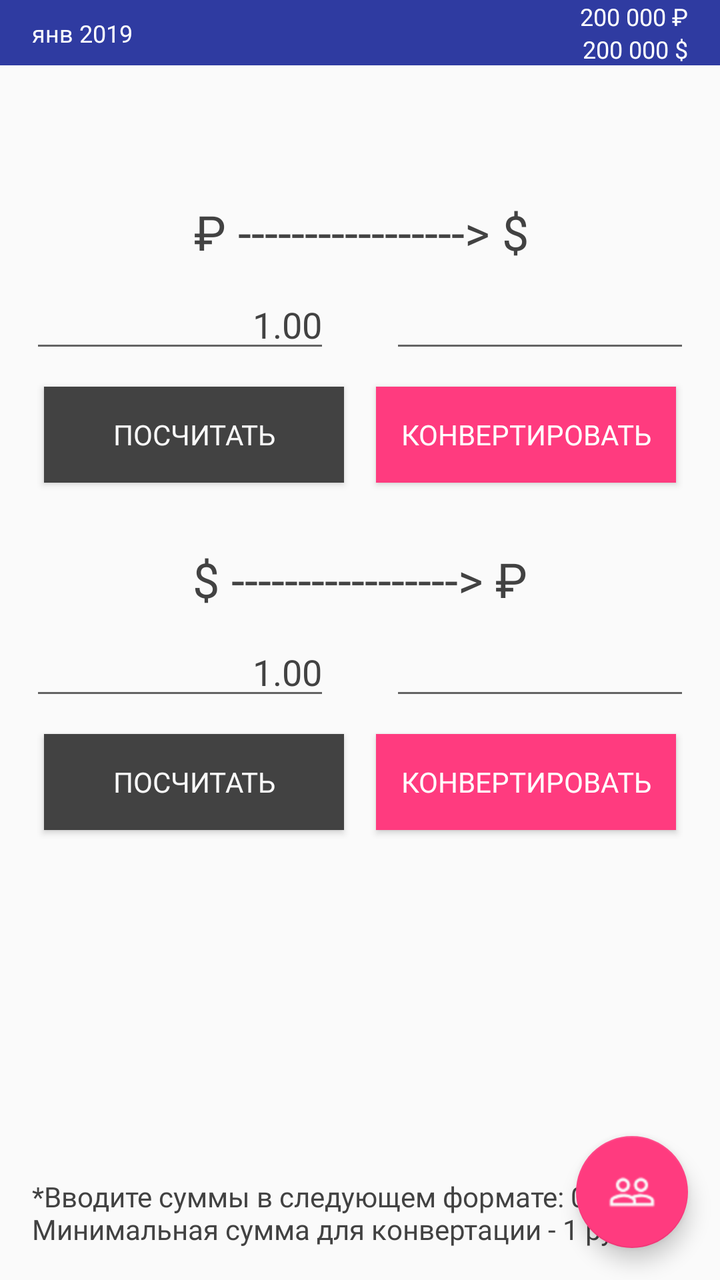
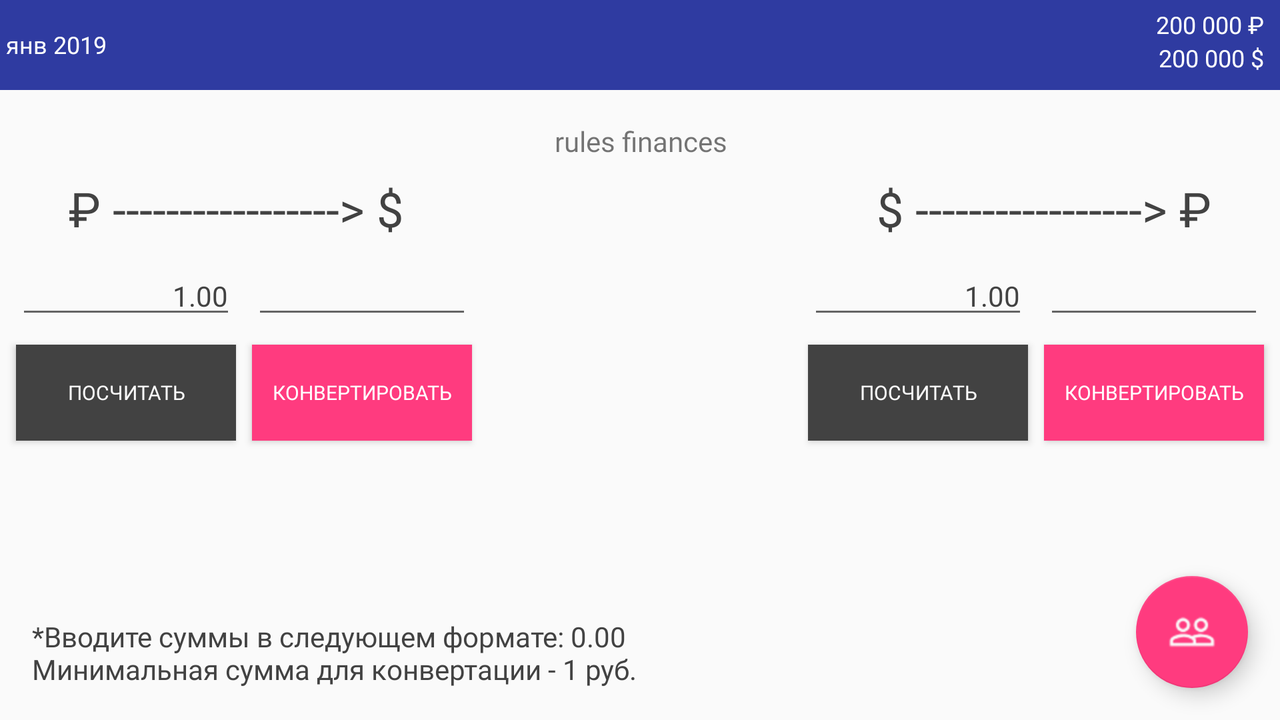

First picture: res/layout/ on a phone held upright. Second picture: the repository's own variant of that layout, on a device whose configuration matches the variant's folder. Source for both follows.
<!-- AndroidManifest.xml: application theme AppTheme -->
<!-- res/layout/activity_finances.xml -->
<?xml version="1.0" encoding="utf-8"?>
<android.support.constraint.ConstraintLayout xmlns:android="http://schemas.android.com/apk/res/android"
    xmlns:app="http://schemas.android.com/apk/res-auto"
    xmlns:tools="http://schemas.android.com/tools"
    android:layout_width="match_parent"
    android:layout_height="match_parent"
    android:background="@color/lightBlue"
    tools:context=".Finances">

    <TextView
        android:id="@+id/fin_header2"
        android:layout_width="wrap_content"
        android:layout_height="wrap_content"
        android:layout_marginStart="8dp"
        android:layout_marginTop="16dp"
        android:layout_marginEnd="8dp"
        android:fontFamily="@font/roboto_light"
        android:text="₽ -----------------> $"
        android:textAppearance="@style/TextAppearance.AppCompat.Large"
        android:textColor="@color/cardview_dark_background"
        android:textSize="24sp"
        app:layout_constraintEnd_toEndOf="parent"
        app:layout_constraintHorizontal_bias="0.504"
        app:layout_constraintStart_toStartOf="parent"
        app:layout_constraintTop_toBottomOf="@+id/tv_rules_finances" />

    <TextView
        android:id="@+id/fin_header3"
        android:layout_width="wrap_content"
        android:layout_height="wrap_content"
        android:layout_marginStart="8dp"
        android:layout_marginTop="32dp"
        android:layout_marginEnd="8dp"
        android:fontFamily="@font/roboto_light"
        android:text="$ -----------------> ₽"
        android:textAppearance="@style/TextAppearance.AppCompat.Large"
        android:textColor="@color/cardview_dark_background"
        android:textSize="24sp"
        app:layout_constraintEnd_toEndOf="parent"
        app:layout_constraintStart_toStartOf="parent"
        app:layout_constraintTop_toBottomOf="@+id/btn_rub_to_dol" />

    <android.support.constraint.ConstraintLayout
        android:id="@+id/constraintLayout"
        android:layout_width="0dp"
        android:layout_height="wrap_content"
        android:background="@color/colorPrimaryDark"
        app:layout_constraintEnd_toEndOf="parent"
        app:layout_constraintHorizontal_bias="0.0"
        app:layout_constraintStart_toStartOf="parent"
        app:layout_constraintTop_toTopOf="parent">

        <TextView
            android:id="@+id/date"
            android:layout_width="wrap_content"
            android:layout_height="wrap_content"
            android:layout_marginStart="16dp"
            android:layout_marginTop="8dp"
            android:layout_marginBottom="8dp"
            android:fontFamily="@font/roboto_medium"
            android:textAppearance="@style/TextAppearance.AppCompat"
            android:textColor="@color/cardview_light_background"
            android:textSize="12sp"
            app:layout_constraintBottom_toBottomOf="parent"
            app:layout_constraintStart_toStartOf="parent"
            app:layout_constraintTop_toTopOf="parent"
            tools:text="янв 2019" />

        <TextView
            android:id="@+id/moneyD"
            android:layout_width="wrap_content"
            android:layout_height="wrap_content"
            android:layout_marginEnd="16dp"
            android:fontFamily="@font/roboto_medium"
            android:textAppearance="@style/TextAppearance.AppCompat"
            android:textColor="@color/cardview_light_background"
            android:textSize="12sp"
            app:layout_constraintBottom_toBottomOf="parent"
            app:layout_constraintEnd_toEndOf="parent"
            app:layout_constraintTop_toBottomOf="@id/moneyR"
            app:layout_constraintVertical_bias="0.0"
            tools:text="200 000 $" />

        <TextView
            android:id="@+id/moneyR"
            android:layout_width="wrap_content"
            android:layout_height="wrap_content"
            android:layout_marginEnd="16dp"
            android:fontFamily="@font/roboto_medium"
            android:textAppearance="@style/TextAppearance.AppCompat"
            android:textColor="@color/cardview_light_background"
            android:textSize="12sp"
            app:layout_constraintEnd_toEndOf="parent"
            app:layout_constraintTop_toTopOf="parent"
            tools:text="200 000 ₽" />
    </android.support.constraint.ConstraintLayout>

    <EditText
        android:id="@+id/et_rub_to_convert"
        android:layout_width="150sp"
        android:layout_height="wrap_content"
        android:layout_marginStart="8dp"
        android:layout_marginTop="8dp"
        android:layout_marginEnd="8dp"
        android:ems="10"
        android:fontFamily="@font/roboto_light"
        android:inputType="text"
        android:text="1.00"
        android:textAlignment="textEnd"
        android:textColor="@color/cardview_dark_background"
        android:textSize="18sp"
        app:layout_constraintEnd_toStartOf="@+id/guideline2"
        app:layout_constraintStart_toStartOf="parent"
        app:layout_constraintTop_toBottomOf="@+id/fin_header2" />

    <EditText
        android:id="@+id/et_dol_to_convert"
        android:layout_width="150sp"
        android:layout_height="wrap_content"
        android:layout_marginStart="8dp"
        android:layout_marginTop="8dp"
        android:layout_marginEnd="8dp"
        android:ems="10"
        android:fontFamily="@font/roboto_light"
        android:inputType="text"
        android:text="1.00"
        android:textAlignment="textEnd"
        android:textColor="@color/cardview_dark_background"
        app:layout_constraintEnd_toStartOf="@+id/guideline2"
        app:layout_constraintStart_toStartOf="parent"
        app:layout_constraintTop_toBottomOf="@+id/fin_header3" />

    <EditText
        android:id="@+id/et_rub_converted"
        android:layout_width="150sp"
        android:layout_height="wrap_content"
        android:layout_marginStart="8dp"
        android:layout_marginTop="8dp"
        android:layout_marginEnd="8dp"
        android:ems="10"
        android:fontFamily="@font/roboto_light"
        android:inputType="text"
        android:textColor="@color/cardview_dark_background"
        app:layout_constraintEnd_toEndOf="parent"
        app:layout_constraintStart_toStartOf="@+id/guideline2"
        app:layout_constraintTop_toBottomOf="@+id/fin_header3" />

    <EditText
        android:id="@+id/et_dol_converted"
        android:layout_width="150sp"
        android:layout_height="wrap_content"
        android:layout_marginStart="8dp"
        android:layout_marginTop="8dp"
        android:layout_marginEnd="8dp"
        android:ems="10"
        android:fontFamily="@font/roboto_light"
        android:inputType="text"
        android:textColor="@color/cardview_dark_background"
        app:layout_constraintEnd_toEndOf="parent"
        app:layout_constraintStart_toStartOf="@+id/guideline2"
        app:layout_constraintTop_toBottomOf="@+id/fin_header2" />

    <android.support.constraint.Guideline
        android:id="@+id/guideline2"
        android:layout_width="wrap_content"
        android:layout_height="wrap_content"
        android:orientation="vertical"
        app:layout_constraintGuide_percent="0.5" />

    <Button
        android:id="@+id/btn_rub_to_dol"
        android:layout_width="150sp"
        android:layout_height="wrap_content"
        android:layout_marginStart="8dp"
        android:layout_marginTop="12dp"
        android:background="@drawable/ripple_effect"
        android:fontFamily="@font/roboto_medium"
        android:text=" Конвертировать "
        android:textAlignment="center"
        android:textColor="@color/cardview_light_background"
        android:textSize="14sp"
        app:layout_constraintStart_toStartOf="@+id/guideline2"
        app:layout_constraintTop_toBottomOf="@+id/et_dol_converted" />

    <Button
        android:id="@+id/btn_dol_to_rub"
        android:layout_width="150sp"
        android:layout_height="wrap_content"
        android:layout_marginStart="8dp"
        android:layout_marginTop="12dp"
        android:background="@drawable/ripple_effect"
        android:fontFamily="@font/roboto_medium"
        android:text=" Конвертировать "
        android:textColor="@color/cardview_light_background"
        android:textSize="14sp"
        app:layout_constraintStart_toStartOf="@+id/guideline2"
        app:layout_constraintTop_toBottomOf="@+id/et_rub_converted" />

    <Button
        android:id="@+id/btn_rub_to_dol_count"
        android:layout_width="150sp"
        android:layout_height="wrap_content"
        android:layout_marginTop="12dp"
        android:layout_marginEnd="8dp"
        android:background="@drawable/ripple_dark"
        android:fontFamily="@font/roboto_medium"
        android:text="Посчитать"
        android:textColor="@color/lightBlue"
        android:textSize="14sp"
        app:layout_constraintEnd_toStartOf="@+id/guideline2"
        app:layout_constraintTop_toBottomOf="@+id/et_dol_converted" />

    <Button
        android:id="@+id/btn_dol_to_rub_count"
        android:layout_width="150sp"
        android:layout_height="wrap_content"
        android:layout_marginTop="12dp"
        android:layout_marginEnd="8dp"
        android:background="@drawable/ripple_dark"
        android:fontFamily="@font/roboto_medium"
        android:text="Посчитать"
        android:textAlignment="center"
        android:textColor="@color/lightBlue"
        android:textSize="14sp"
        app:layout_constraintEnd_toStartOf="@+id/guideline2"
        app:layout_constraintTop_toBottomOf="@+id/et_rub_converted" />

    <TextView
        android:id="@+id/tv_rules_finances"
        android:layout_width="wrap_content"
        android:layout_height="wrap_content"
        android:layout_marginStart="8dp"
        android:layout_marginTop="32dp"
        android:layout_marginEnd="8dp"
        android:fontFamily="@font/roboto"
        android:textAlignment="center"
        app:layout_constraintEnd_toEndOf="parent"
        app:layout_constraintHorizontal_bias="0.501"
        app:layout_constraintStart_toStartOf="parent"
        app:layout_constraintTop_toBottomOf="@+id/constraintLayout" />

    <TextView
        android:id="@+id/tv_info"
        android:layout_width="0dp"
        android:layout_height="wrap_content"
        android:layout_marginStart="16dp"
        android:layout_marginBottom="16dp"
        android:fontFamily="@font/roboto_light"
        android:text="*Вводите суммы в следующем формате: 0.00 \nМинимальная сумма для конвертации - 1 руб."
        android:textAlignment="textStart"
        android:textColor="@color/cardview_dark_background"
        app:layout_constraintBottom_toBottomOf="parent"
        app:layout_constraintStart_toStartOf="parent" />

    <android.support.design.widget.FloatingActionButton
        android:id="@+id/btnToPeople"
        android:layout_width="wrap_content"
        android:layout_height="wrap_content"
        android:layout_marginEnd="16dp"
        android:layout_marginBottom="16dp"
        android:clickable="true"
        android:tint="@color/lightBlue"
        app:backgroundTint="@color/colorAccent"
        app:layout_constraintBottom_toBottomOf="parent"
        app:layout_constraintEnd_toEndOf="parent"
        app:srcCompat="@drawable/people_icon" />

</android.support.constraint.ConstraintLayout>
<!-- resources referenced by this layout -->
<resources>
  <color name="colorAccent">#ff3b7f</color>
  <color name="colorPrimaryDark">#2f3ba1</color>
  <color name="lightBlue">#fafafa</color>
  <!-- drawable people_icon: png bitmap (drawable-hdpi, 639 bytes) -->
  <!-- drawable ripple_dark (drawable) -->
  <?xml version="1.0" encoding="utf-8"?>
  <ripple xmlns:android="http://schemas.android.com/apk/res/android"
  
      android:color="@color/colorAccent">
      <item>
          <shape android:shape="rectangle">
              <solid android:color="@color/cardview_dark_background" />
          </shape>
      </item>
  </ripple>
  <!-- drawable ripple_effect (drawable) -->
  <?xml version="1.0" encoding="utf-8"?>
  <ripple xmlns:android="http://schemas.android.com/apk/res/android"
      android:color="@color/cardview_light_background">
      <item>
          <shape android:shape="rectangle">
              <solid android:color="@color/colorAccent" />
          </shape>
      </item>
  </ripple>
  <style name="AppTheme" parent="Theme.AppCompat.Light.NoActionBar">
          
          <item name="colorPrimary">@color/colorPrimary</item>
          <item name="colorPrimaryDark">@color/colorPrimaryDark</item>
          <item name="colorAccent">@color/colorPrimaryDark</item>
      </style>
  <color name="colorPrimary">#3e4eb8</color>
</resources>
<!-- res/layout-land/activity_finances.xml (the repository's variant of the layout above) -->
<!-- drawn on the phone turned sideways -->
<?xml version="1.0" encoding="utf-8"?>
<android.support.constraint.ConstraintLayout xmlns:android="http://schemas.android.com/apk/res/android"
    xmlns:app="http://schemas.android.com/apk/res-auto"
    xmlns:tools="http://schemas.android.com/tools"
    android:layout_width="match_parent"
    android:layout_height="match_parent"
    tools:context=".Finances">

    <TextView
        android:id="@+id/fin_header2"
        android:layout_width="wrap_content"
        android:layout_height="wrap_content"
        android:layout_marginStart="8dp"
        android:layout_marginTop="8dp"
        android:layout_marginEnd="8dp"
        android:fontFamily="@font/roboto_light"
        android:text="₽ -----------------> $"
        android:textAppearance="@style/TextAppearance.AppCompat.Large"
        android:textColor="@color/cardview_dark_background"
        android:textSize="24sp"
        app:layout_constraintEnd_toEndOf="@+id/et_dol_converted"
        app:layout_constraintStart_toStartOf="parent"
        app:layout_constraintTop_toBottomOf="@+id/tv_rules_finances" />

    <TextView
        android:id="@+id/fin_header3"
        android:layout_width="wrap_content"
        android:layout_height="wrap_content"
        android:layout_marginStart="8dp"
        android:layout_marginTop="8dp"
        android:layout_marginEnd="8dp"
        android:fontFamily="@font/roboto_light"
        android:text="$ -----------------> ₽"
        android:textAppearance="@style/TextAppearance.AppCompat.Large"
        android:textColor="@color/cardview_dark_background"
        android:textSize="24sp"
        app:layout_constraintEnd_toEndOf="parent"
        app:layout_constraintStart_toStartOf="@+id/et_dol_to_convert"
        app:layout_constraintTop_toBottomOf="@+id/tv_rules_finances" />

    <TextView
        android:id="@+id/date"
        android:layout_width="0dp"
        android:layout_height="45dp"
        android:background="@color/colorPrimaryDark"
        android:fontFamily="@font/roboto_medium"
        android:textAppearance="@style/TextAppearance.AppCompat"
        android:textColor="@color/cardview_light_background"
        android:textSize="12sp"
        app:layout_constraintEnd_toEndOf="parent"
        app:layout_constraintStart_toStartOf="parent"
        app:layout_constraintTop_toTopOf="parent"
        tools:text="\n янв 2019" />

    <TextView
        android:id="@+id/moneyD"
        android:layout_width="wrap_content"
        android:layout_height="wrap_content"
        android:layout_marginEnd="8dp"
        android:layout_marginBottom="8dp"
        android:fontFamily="@font/roboto_medium"
        android:textAppearance="@style/TextAppearance.AppCompat"
        android:textColor="@color/cardview_light_background"
        android:textSize="12sp"
        app:layout_constraintBottom_toBottomOf="@+id/date"
        app:layout_constraintEnd_toEndOf="parent"
        app:layout_constraintTop_toBottomOf="@id/moneyR"
        tools:text="200 000 $" />

    <TextView
        android:id="@+id/moneyR"
        android:layout_width="wrap_content"
        android:layout_height="wrap_content"
        android:layout_marginTop="4dp"
        android:layout_marginEnd="8dp"
        android:fontFamily="@font/roboto_medium"
        android:textAppearance="@style/TextAppearance.AppCompat"
        android:textColor="@color/cardview_light_background"
        android:textSize="12sp"
        app:layout_constraintEnd_toEndOf="parent"
        app:layout_constraintTop_toTopOf="parent"
        tools:text="200 000 ₽" />

    <EditText
        android:id="@+id/et_rub_to_convert"
        android:layout_width="110dp"
        android:layout_height="wrap_content"
        android:layout_marginStart="8dp"
        android:layout_marginTop="8dp"
        android:ems="10"
        android:fontFamily="@font/roboto_light"
        android:inputType="text"
        android:text="1.00"
        android:textAlignment="textEnd"
        android:textColor="@color/cardview_dark_background"
        android:textSize="14sp"
        app:layout_constraintStart_toStartOf="parent"
        app:layout_constraintTop_toBottomOf="@+id/fin_header2" />

    <EditText
        android:id="@+id/et_dol_to_convert"
        android:layout_width="110sp"
        android:layout_height="wrap_content"
        android:layout_marginTop="8dp"
        android:layout_marginEnd="8dp"
        android:ems="10"
        android:fontFamily="@font/roboto_light"
        android:inputType="text"
        android:text="1.00"
        android:textAlignment="textEnd"
        android:textColor="@color/cardview_dark_background"
        android:textSize="14sp"
        app:layout_constraintEnd_toStartOf="@+id/et_rub_converted"
        app:layout_constraintTop_toBottomOf="@+id/fin_header3" />

    <EditText
        android:id="@+id/et_rub_converted"
        android:layout_width="110sp"
        android:layout_height="wrap_content"
        android:layout_marginTop="8dp"
        android:layout_marginEnd="8dp"
        android:ems="10"
        android:fontFamily="@font/roboto_light"
        android:inputType="text"
        android:textColor="@color/cardview_dark_background"
        android:textSize="14sp"
        app:layout_constraintEnd_toEndOf="parent"
        app:layout_constraintTop_toBottomOf="@+id/fin_header3" />

    <EditText
        android:id="@+id/et_dol_converted"
        android:layout_width="110sp"
        android:layout_height="wrap_content"
        android:layout_marginStart="8dp"
        android:layout_marginTop="8dp"
        android:ems="10"
        android:fontFamily="@font/roboto_light"
        android:inputType="text"
        android:textColor="@color/cardview_dark_background"
        android:textSize="14sp"
        app:layout_constraintStart_toEndOf="@+id/et_rub_to_convert"
        app:layout_constraintTop_toBottomOf="@+id/fin_header2" />

    <Button
        android:id="@+id/btn_rub_to_dol"
        android:layout_width="110sp"
        android:layout_height="wrap_content"
        android:layout_marginStart="8dp"
        android:layout_marginTop="8dp"
        android:background="@drawable/ripple_effect"
        android:fontFamily="@font/roboto_medium"
        android:text=" Конвертировать "
        android:textAlignment="center"
        android:textColor="@color/cardview_light_background"
        android:textSize="10sp"
        app:layout_constraintStart_toEndOf="@+id/btn_rub_to_dol_count"
        app:layout_constraintTop_toBottomOf="@+id/et_dol_converted" />

    <Button
        android:id="@+id/btn_dol_to_rub"
        android:layout_width="110sp"
        android:layout_height="wrap_content"
        android:layout_marginTop="8dp"
        android:layout_marginEnd="8dp"
        android:background="@drawable/ripple_effect"
        android:fontFamily="@font/roboto_medium"
        android:text=" Конвертировать "
        android:textColor="@color/cardview_light_background"
        android:textSize="10sp"
        app:layout_constraintEnd_toEndOf="parent"
        app:layout_constraintTop_toBottomOf="@+id/et_rub_converted" />

    <Button
        android:id="@+id/btn_rub_to_dol_count"
        android:layout_width="110sp"
        android:layout_height="wrap_content"
        android:layout_marginStart="8dp"
        android:layout_marginTop="8dp"
        android:background="@drawable/ripple_dark"
        android:fontFamily="@font/roboto_medium"
        android:text="Посчитать"
        android:textColor="@color/lightBlue"
        android:textSize="10sp"
        app:layout_constraintStart_toStartOf="parent"
        app:layout_constraintTop_toBottomOf="@+id/et_dol_converted" />

    <Button
        android:id="@+id/btn_dol_to_rub_count"
        android:layout_width="110sp"
        android:layout_height="wrap_content"
        android:layout_marginTop="8dp"
        android:layout_marginEnd="8dp"
        android:background="@drawable/ripple_dark"
        android:fontFamily="@font/roboto_medium"
        android:text="Посчитать"
        android:textAlignment="center"
        android:textColor="@color/lightBlue"
        android:textSize="10sp"
        app:layout_constraintEnd_toStartOf="@+id/btn_dol_to_rub"
        app:layout_constraintTop_toBottomOf="@+id/et_rub_converted" />

    <TextView
        android:id="@+id/tv_rules_finances"
        android:layout_width="wrap_content"
        android:layout_height="wrap_content"
        android:layout_marginStart="8dp"
        android:layout_marginTop="16dp"
        android:layout_marginEnd="8dp"
        android:fontFamily="@font/roboto"
        android:textAlignment="center"
        app:layout_constraintEnd_toEndOf="parent"
        app:layout_constraintHorizontal_bias="0.501"
        app:layout_constraintStart_toStartOf="parent"
        app:layout_constraintTop_toBottomOf="@+id/date"
        tools:text="rules finances" />

    <TextView
        android:id="@+id/tv_info"
        android:layout_width="0dp"
        android:layout_height="wrap_content"
        android:layout_marginStart="16dp"
        android:layout_marginBottom="16dp"
        android:fontFamily="@font/roboto_light"
        android:text="*Вводите суммы в следующем формате: 0.00 \nМинимальная сумма для конвертации - 1 руб."
        android:textAlignment="textStart"
        android:textColor="@color/cardview_dark_background"
        app:layout_constraintBottom_toBottomOf="parent"
        app:layout_constraintStart_toStartOf="parent" />

    <android.support.design.widget.FloatingActionButton
        android:id="@+id/btnToPeople"
        android:layout_width="wrap_content"
        android:layout_height="wrap_content"
        android:layout_marginEnd="16dp"
        android:layout_marginBottom="16dp"
        android:clickable="true"
        android:tint="@color/lightBlue"
        app:backgroundTint="@color/colorAccent"
        app:layout_constraintBottom_toBottomOf="parent"
        app:layout_constraintEnd_toEndOf="parent"
        app:srcCompat="@drawable/people_icon" />

</android.support.constraint.ConstraintLayout>
